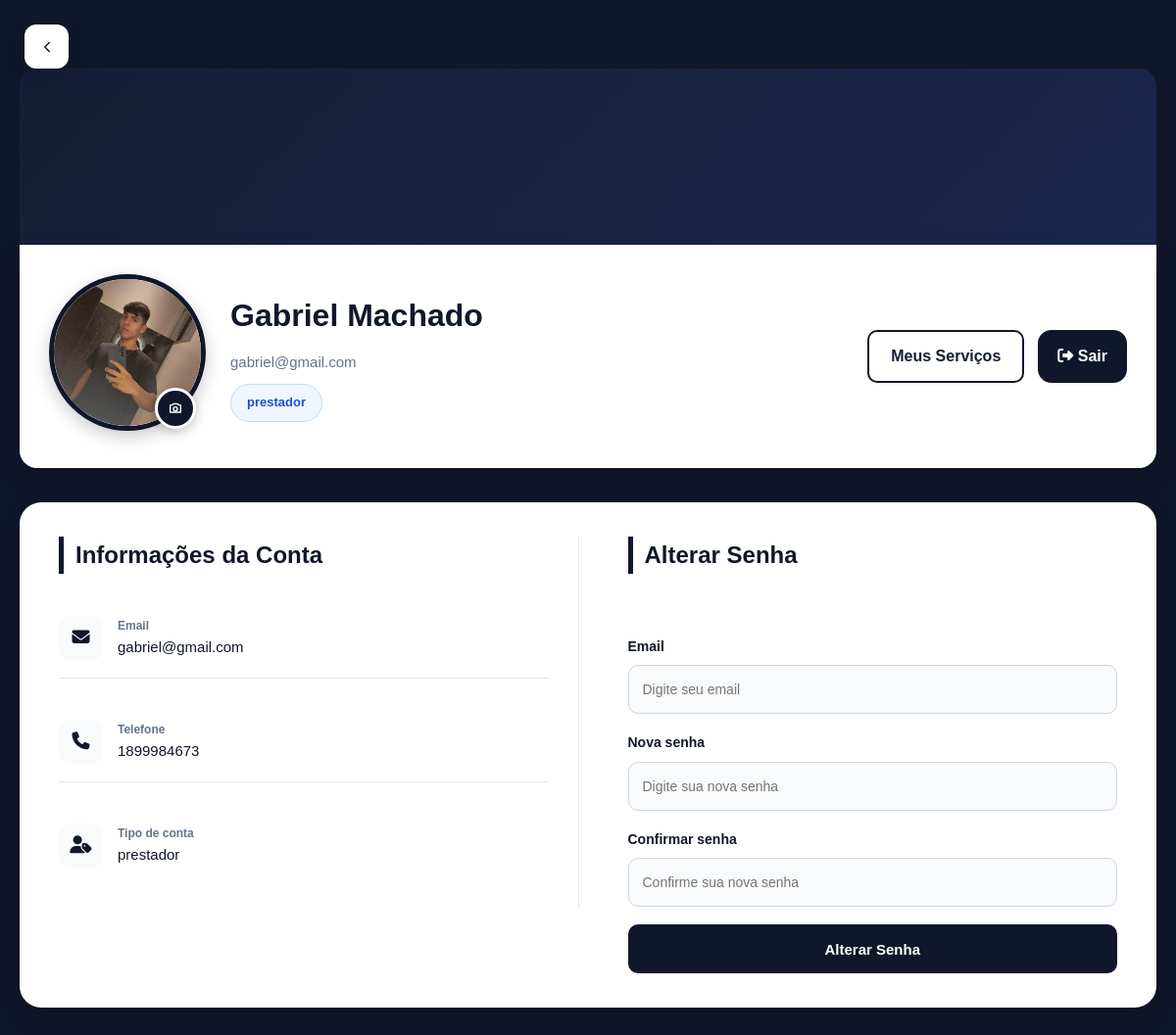
Page /frontend/public/perfil.php (signed in) on the committed database.
### tables this page shows
CREATE TABLE `usuarios` (
  `id` int(11) NOT NULL,
  `nome` varchar(100) NOT NULL,
  `email` varchar(255) NOT NULL,
  `senha` varchar(255) NOT NULL,
  `telefone` varchar(20) DEFAULT NULL,
  `tipo` enum('cliente','prestador','admin') DEFAULT 'cliente',
  `criado_em` timestamp NOT NULL DEFAULT current_timestamp(),
  `foto` varchar(255) DEFAULT NULL
);

### backend/app/models/UsuarioModel.php (called while the page is built, shortened)
<?php
class UsuarioModel {
    private $pdo;
    public function __construct(PDO $pdo){
        $this->pdo = $pdo;
    }
    public function buscarUsuario($id){
        $stmt = $this->pdo->query("SELECT * FROM usuarios WHERE id = $id");
        return $stmt->fetch(PDO::FETCH_ASSOC);
    }
}

### backend/app/controllers/UsuarioController.php (called while the page is built, shortened)
<?php
require_once "C:/Turma2/xampp/htdocs/catalogo-servicos/backend/app/models/UsuarioModel.php";
class UsuarioController {
    private $usuarioModel;
    public function __construct($pdo) {
        $this->usuarioModel = new UsuarioModel($pdo);
    }
    public function buscarUsuario($id){
        $usuario = $this->usuarioModel->buscarUsuario($id);
        return $usuario;
    }
}

### frontend/public/perfil.php (the view, shortened to what this page needs)
<?php
require_once "C:/Turma2/xampp/htdocs/catalogo-servicos/backend/app/database/database.php";
require_once "C:/Turma2/xampp/htdocs/catalogo-servicos/backend/app/controllers/UsuarioController.php";
$usuarioId = $_SESSION['usuario']['id'];
$usuarioController = new UsuarioController($pdo);
$usuario = $usuarioController->buscarUsuario($usuarioId);
?>
<!DOCTYPE html>
<html lang="pt-br">
<head>
    <link rel="stylesheet" href="https://cdnjs.cloudflare.com/ajax/libs/font-awesome/6.5.0/css/all.min.css">
    <link
        rel="stylesheet"
        href="css/perfil.css">
</head>
<body>
    <a href="home.php" class="btn-back">
        <svg
            class="icon-back"
            viewBox="0 0 24 24"
            fill="none">
            <path
                d="M15 18l-6-6 6-6"
                stroke="currentColor"
                stroke-width="2"
                stroke-linecap="round"
                stroke-linejoin="round" />
        </svg>
    </a>
    <div class="container">
        <div class="banner"></div>
        <div class="profile-bar">
            <div class="profile-left">
                <div class="avatar-wrap">
                    <img
                        class="avatar"
                        src="<?= !empty($usuario['foto']) ? $usuario['foto'] : '../img/user.jpg' ?>"
                        alt="Foto de perfil">
                    <form
                        method="POST"
                        enctype="multipart/form-data"
                        class="foto-form">
                        <label
                            for="foto"
                            class="camera-btn">
                            <svg
                                xmlns="http://www.w3.org/2000/svg"
                                width="16"
                                height="16"
                                fill="none"
                                viewBox="0 0 24 24">
                                <path
                                    d="M4 7h3l2-2h6l2 2h3v11H4V7z"
                                    stroke="currentColor"
                                    stroke-width="2"
                                    stroke-linecap="round"
                                    stroke-linejoin="round" />
                                <circle
                                    cx="12"
                                    cy="13"
                                    r="3"
                                    stroke="currentColor"
                                    stroke-width="2" />
                            </svg>
                        </label>
                    </form>
                </div>
                <div class="profile-info">
                    <div class="name">
                        <?= htmlspecialchars($usuario['nome']) ?>
                    </div>
                    <div class="meta">
                        <?= htmlspecialchars($usuario['email']) ?>
                    </div>
                    <div class="tags">
                        <span class="badge badge-tipo">
                            <?= htmlspecialchars($usuario['tipo']) ?>
                        </span>
                    </div>
                </div>
            </div>
           <div class="profile-actions">
    <?php if ($usuario['tipo'] === 'prestador'): ?>
        <a
            href="Prestador/servicos/meus-servicos.php"
            class="btn-servicos">
            Meus Serviços
        </a>
    <?php endif; ?>
   <a href="logout.php" class="btn-logout">
    <i class="fa-solid fa-right-from-bracket"></i>
    Sair
</a>
</div>
        </div>
<div class="grid">
    <div class="card card-perfil">
    <div class="card-esquerdo">
        <div class="card-title">
            <h2>Informações da Conta</h2>
        </div>
        <div class="info-row">
            <div class="info-icon">
        <i class="fa-solid fa-envelope"></i>
    </div>
            <div>
                <div class="info-label">
                    Email
                </div>
                <div class="info-val">
                    <?= htmlspecialchars($usuario['email']) ?>
                </div>
            </div>
        </div>
        <div class="info-row">
            <div class="info-icon">
        <i class="fa-solid fa-phone"></i>
    </div>
            <div>
                <div class="info-label">
                    Telefone
                </div>
                <div class="info-val">
                    <?= htmlspecialchars($usuario['telefone']) ?>
                </div>
            </div>
        </div>
        <div class="info-row">
            <div class="info-icon">
        <i class="fa-solid fa-user-tag"></i>
    </div>
            <div>
                <div class="info-label">
                    Tipo de conta
                </div>
                <div class="info-val">
                    <?= htmlspecialchars($usuario['tipo']) ?>
                </div>
            </div>
        </div>
        </div>
<div class="card-direito">
        <div class="card-title">
            <h2>Alterar Senha</h2>
        </div>
        <form
            method="POST"
            class="form-senha">
            <div class="input-group">
                <label>Email</label>
                <input
                    type="email"
                    name="email"
                    placeholder="Digite seu email"
                    required>
            </div>
            <div class="input-group">
                <label>Nova senha</label>
                <input
                    type="password"
                    name="nova_senha"
                    placeholder="Digite sua nova senha"
                    required>
            </div>
            <div class="input-group">
                <label>Confirmar senha</label>
                <input
                    type="password"
                    name="confirmar_senha"
                    placeholder="Confirme sua nova senha"
                    required>
            </div>
            <button
                type="submit"
                name="alterar_senha"
                class="btn-salvar">
                Alterar Senha
            </button>
        </form>
    </div>
    </div>
</div>
    </div>
</body>
</html>

### frontend/public/css/perfil.css (style rules this page uses)
*, *::before, *::after { box-sizing: border-box; margin: 0; padding: 0; }
body { font-family: "Poppins", sans-serif; background: #11172a; color: #fff; line-height: 1.6; }
.btn-back { position: fixed; top: 25px; left: 25px; display: flex; align-items: center; justify-content: center; width: 45px; height: 45px; border-radius: 12px; background: #fff; color: #11172a; text-decoration: none; transition: 0.3s; z-index: 9999; box-shadow: 0 8px 20px rgba(0,0,0,.12); }
.icon-back { width: 18px; height: 18px; }
.container { max-width: 1500px; margin: 50px auto; padding: 20px; }
.banner { height: 180px; background: linear-gradient( 135deg, #161e36, #1b274c ); border-radius: 18px 18px 0 0; }
.profile-bar { background: #fff; border-radius: 0 0 18px 18px; padding: 30px; display: flex; align-items: center; justify-content: space-between; flex-wrap: wrap; gap: 30px; box-shadow: 0 10px 25px rgba(0,0,0,0.2); }
.profile-left { display: flex; align-items: center; gap: 25px; flex-wrap: wrap; }
.avatar-wrap { position: relative; }
.avatar { width: 160px; height: 160px; border-radius: 50%; object-fit: cover; border: 5px solid #11172a; box-shadow: 0 6px 18px rgba(0,0,0,0.2); }
.profile-info { display: flex; flex-direction: column; gap: 10px; }
.name { font-size: 32px; font-weight: 700; color: #11172a; }
.meta { font-size: 15px; color: #64748b; }
.tags { display: flex; gap: 10px; }
.badge { padding: 8px 16px; border-radius: 999px; font-size: 13px; font-weight: 600; }
.badge-tipo { background: #eff6ff; color: #1d4ed8; border: 1px solid #bfdbfe; }
.profile-actions { display:flex; align-items:center; gap:14px; }
.btn-servicos { padding:12px 18px; border-radius:14px; background:#fff; color:#fff; text-decoration:none; font-weight:600; transition:.3s; }
.profile-actions .btn-logout { padding:12px 18px; border-radius:14px; background:#11172a; color:#fff; text-decoration:none; font-weight:600; transition:.3s; }
.profile-actions a { color: #161e36; padding: 12px 22px; border-radius: 10px; border: 2px solid #11172a; text-decoration: none; font-weight: 600; transition: 0.3s; }
.grid { display: flex; justify-content: center; grid-template-columns: 2fr 1fr; gap: 25px; margin-top: 35px; }
.card { display: flex; justify-content: space-between; align-items: flex-start; background: #ffffff; width: 100%; border-radius: 22px; gap: 40px; padding: 35px 40px; box-shadow: 0 10px 25px rgba(0,0,0,0.15), 0 2px 6px rgba(0,0,0,0.08); transition: 0.3s ease; position: relative; overflow: hidden; }
.card-esquerdo { flex: 1; padding-right: 30px; border-right: 1px solid #e5e7eb; }
.card-direito { flex: 1; display: flex; flex-direction: column; gap: 18px; padding-left: 10px; }
.card-title { margin-bottom: 25px; }
.card-title h2 { font-size: 24px; border-left: 5px solid #11172a; padding-left: 12px; color: #11172a; }
.info-row { display: flex; align-items: center; gap: 15px; margin-bottom: 1.5rem; padding: 18px 0; border-bottom: 1px solid #e2e8f0; }
.info-row:last-child { border-bottom: none; }
.info-icon { width: 45px; height: 45px; background: #f8fafc; border-radius: 12px; display: flex; align-items: center; justify-content: center; font-size: 18px; color: #11172a; }
.info-label { font-size: 12px; color: #64748b; font-weight: 600; }
.info-val { font-size: 15px; color: #11172a; font-weight: 500; }
.form-senha { margin-top: 20px; }
.input-group { display: flex; flex-direction: column; margin-bottom: 18px; }
.input-group label { margin-bottom: 8px; font-size: 14px; font-weight: 600; color: #11172a; }
.input-group input { height: 50px; padding: 0 14px; border-radius: 10px; border: 1px solid #cbd5e1; background: #f8fafc; font-size: 14px; transition: 0.3s; }
.btn-salvar { width: 100%; height: 50px; border: none; border-radius: 10px; background: #11172a; color: #fff; font-size: 15px; font-weight: 600; cursor: pointer; transition: 0.3s; }
.camera-btn { position: absolute; bottom: 10px; right: 10px; width: 42px; height: 42px; border-radius: 50%; background: #11172a; color: #fff; display: flex; align-items: center; justify-content: center; cursor: pointer; border: 3px solid #fff; box-shadow: 0 4px 12px rgba(0,0,0,0.2); transition: 0.3s; }

### rows in the picture
usuarios: foto (picture), nome "Gabriel Machado", email "gabriel@gmail.com", tipo "prestador", telefone "1899984673"
